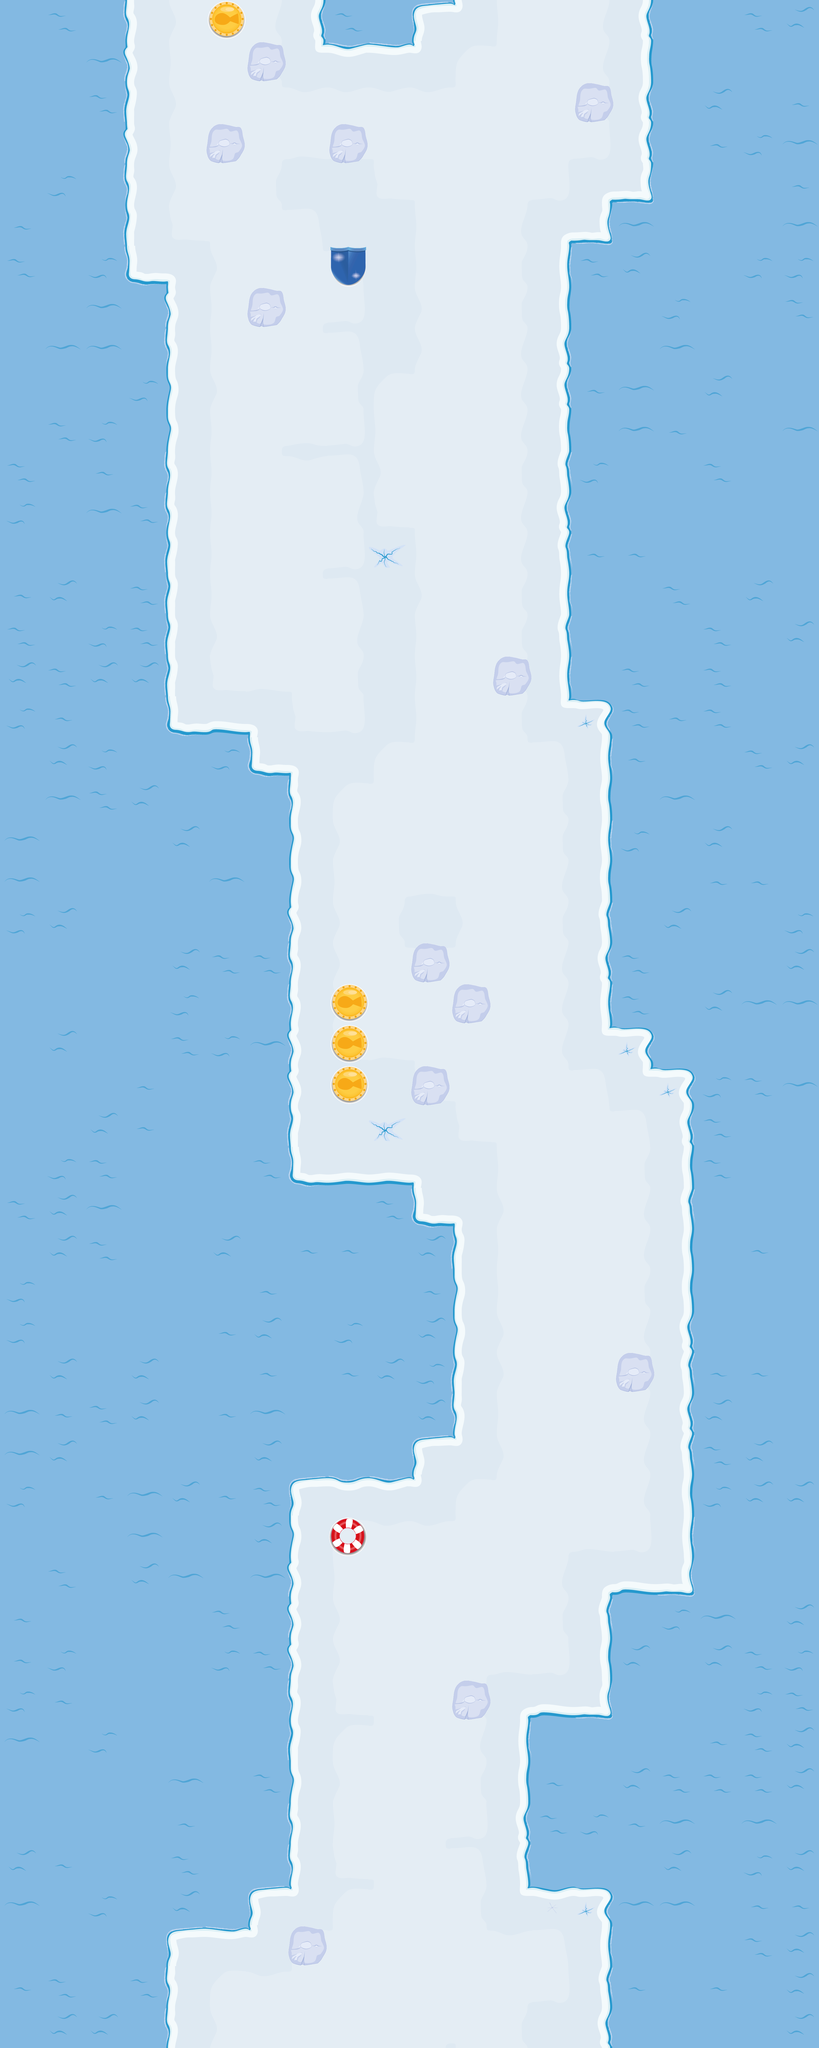

Tiled map render using the project's own tile images. Description and the map definition, with tile-layer contents summarised, below:
An orthogonal 20x50 tile map with 160x160 px tiles, 3 tile layers (Floor, PickUps, Obstacles).

<map version="1.0" orientation="orthogonal" renderorder="right-down" width="20" height="50" tilewidth="160" tileheight="160" nextobjectid="8">
 <tileset firstgid="1" name="Map v2" tilewidth="160" tileheight="160" tilecount="100" columns="10">
  <image source="Map v2.gif" width="1600" height="1600" />
  <terraintypes>
   <terrain name="Wasser" tile="14" />
   <terrain name="Ice" tile="6" />
   <terrain name="Snow" tile="59" />
   <terrain name="Shield" tile="70" />
   <terrain name="Ring" tile="71" />
   <terrain name="Iceberg" tile="72" />
   <terrain name="Coin" tile="73" />
  </terraintypes>
  <tile id="0" terrain="1,1,1,0" />
  <tile id="1" terrain="1,1,0,0" />
  <tile id="2" terrain="1,1,0,0" />
  <tile id="3" terrain="1,1,0,0" />
  <tile id="4" terrain="1,1,0,0" />
  <tile id="5" terrain="1,1,0,1" />
  <tile id="6" terrain="1,1,1,1" />
  <tile id="10" terrain="1,0,1,0" />
  <tile id="11" terrain="0,0,0,0" />
  <tile id="12" terrain="0,0,0,0" />
  <tile id="13" terrain="0,0,0,0" />
  <tile id="14" terrain="0,0,0,0" />
  <tile id="15" terrain="0,1,0,1" />
  <tile id="16" terrain="1,1,1,1" />
  <tile id="20" terrain="1,0,1,0" />
  <tile id="21" terrain="0,0,0,0" />
  <tile id="22" terrain="0,0,0,1" />
  <tile id="23" terrain="0,0,1,0" />
  <tile id="24" terrain="0,0,0,0" />
  <tile id="25" terrain="0,1,0,1" />
  <tile id="26" terrain="1,1,1,1" />
  <tile id="30" terrain="1,0,1,0" />
  <tile id="31" terrain="0,0,0,0" />
  <tile id="32" terrain="0,1,0,0" />
  <tile id="33" terrain="1,0,0,0" />
  <tile id="34" terrain="0,0,0,0" />
  <tile id="35" terrain="0,1,0,1" />
  <tile id="36" terrain="1,1,1,1" />
  <tile id="40" terrain="1,0,1,0" />
  <tile id="41" terrain="0,0,0,0" />
  <tile id="42" terrain="0,0,0,0" />
  <tile id="43" terrain="0,0,0,0" />
  <tile id="44" terrain="0,0,0,0" />
  <tile id="45" terrain="0,1,0,1" />
  <tile id="50" terrain="1,0,1,1" />
  <tile id="51" terrain="0,0,1,1" />
  <tile id="52" terrain="0,0,1,1" />
  <tile id="53" terrain="0,0,1,1" />
  <tile id="54" terrain="0,0,1,1" />
  <tile id="55" terrain="0,1,1,1" />
  <tile id="59" terrain="2,2,2,2" />
  <tile id="66" terrain="2,2,2,1" />
  <tile id="67" terrain="2,2,1,1" />
  <tile id="68" terrain="2,2,1,1" />
  <tile id="69" terrain="2,2,1,2" />
  <tile id="70" terrain="3,3,3,3" />
  <tile id="71" terrain="4,4,4,4" />
  <tile id="72" terrain="5,5,5,5" />
  <tile id="73" terrain="6,6,6,6" />
  <tile id="76" terrain="2,1,2,1" />
  <tile id="77" terrain="1,1,1,2" />
  <tile id="78" terrain="1,1,2,1" />
  <tile id="79" terrain="1,2,1,2" />
  <tile id="86" terrain="2,1,2,1" />
  <tile id="87" terrain="1,2,1,1" />
  <tile id="88" terrain="2,1,1,1" />
  <tile id="89" terrain="1,2,1,2" />
  <tile id="96" terrain="2,1,2,2" />
  <tile id="97" terrain="1,1,2,2" />
  <tile id="98" terrain="1,1,2,2" />
  <tile id="99" terrain="1,2,2,2" />
 </tileset>
 <layer name="Floor" width="20" height="50">
  <data>[1000 cells, 1000 non-empty, 55 distinct tile ids]</data>
 </layer>
 <layer name="PickUps" width="20" height="50">
  <data>[1000 cells, 6 non-empty, 3 distinct tile ids]</data>
 </layer>
 <layer name="Obstacles" width="20" height="50">
  <data>[1000 cells, 12 non-empty, 1 distinct tile ids]</data>
 </layer>
</map>
